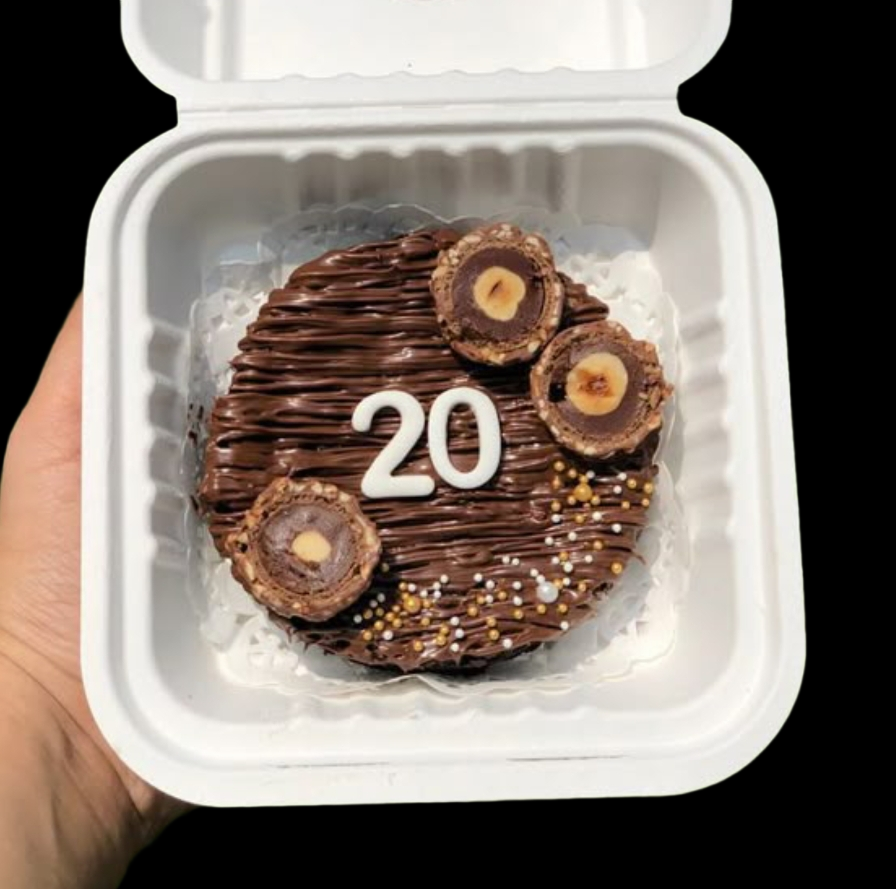
#> input picture test_bento_nobg.png, 896 x 889 px; its folder holds only this picture in this run
$ python -i upscale-normal-cakes.py   (imports and definitions only)
#> lines starting #> are read from the running program, lines starting #| are printed output that depends on the picture
import os
import sys
import cv2
import numpy as np
from PIL import Image, ImageFilter

def upscale_image_1024(input_path: str, webp_out: str, jpg_out: str):
    """
    Upscale 89x89 cake images strictly from public/PRODUCT_IMAGES/cakes/NORMAL CAKES
    to 1024x1024 with maximum clarity, edge preservation, and smooth bakery textures.
    Outputs both .webp and high-res .jpg.
    """
#> called with input_path = '../test_bento_nobg.png', webp_out = 'out.png', jpg_out = 'out1.png'
    img = cv2.imread(input_path)
#> img is the input picture: shape (889, 896, 3); mean B, G, R 113, 121.4, 133
    if img is None:
        raise ValueError(f"Could not load image: {input_path}")

    # Step 1: Smooth 89x89 blockiness using bilateral filter on source
    smooth_src = cv2.bilateralFilter(img, d=5, sigmaColor=30, sigmaSpace=30)

    # Step 2: Progressive 2-stage Lanczos4 interpolation to 1024x1024
    mid = cv2.resize(smooth_src, (256, 256), interpolation=cv2.INTER_LANCZOS4)
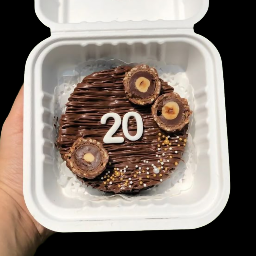
#> mid: shape (256, 256, 3); mean B, G, R 113, 121.4, 133
    mid_smooth = cv2.edgePreservingFilter(mid, flags=1, sigma_s=15, sigma_r=0.25)
    up = cv2.resize(mid_smooth, (1024, 1024), interpolation=cv2.INTER_LANCZOS4)

    # Step 3: Polish in PIL with unsharp mask for crisp cake toppings and outlines
    rgb = cv2.cvtColor(up, cv2.COLOR_BGR2RGB)
    pil_img = Image.fromarray(rgb)
    sharpened = pil_img.filter(ImageFilter.UnsharpMask(radius=1.5, percent=150, threshold=2))
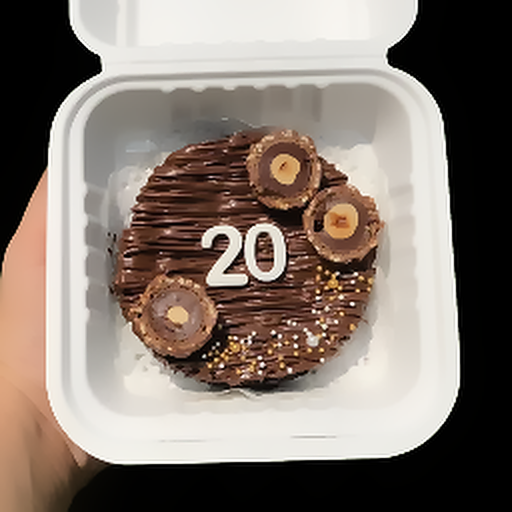
#> sharpened: PIL image 1024x1024 RGB (shown at 1/2 size); mean R, G, B 133.2, 121.6, 113.1

    # Save 1024x1024 WebP
    sharpened.save(webp_out, 'WEBP', quality=95, method=6, dpi=(72, 72))

    # Save 1024x1024 JPEG
    sharpened.save(jpg_out, 'JPEG', quality=95, dpi=(72, 72), subsampling=0)

def main():
    normal_dir = os.path.abspath(r'public/PRODUCT_IMAGES/cakes/NORMAL CAKES')

    if not os.path.exists(normal_dir):
        print(f"Error: Directory does not exist: {normal_dir}")
        sys.exit(1)

    # Only read from public/PRODUCT_IMAGES/cakes/NORMAL CAKES
    files = sorted([f for f in os.listdir(normal_dir) if f.lower().endswith('.jpg')])
    print(f"Found {len(files)} cake JPG images in {normal_dir}")

    success_count = 0
    for f in files:
        base = os.path.splitext(f)[0]
        in_path = os.path.join(normal_dir, f)
        webp_path = os.path.join(normal_dir, f"{base}.webp")
        jpg_path = os.path.join(normal_dir, f"{base}.jpg")

        try:
            upscale_image_1024(in_path, webp_path, jpg_path)
            success_count += 1
            print(f"[{success_count}/{len(files)}] Upscaled {base} -> 1024x1024 WebP & JPG")
        except Exception as e:
            print(f"[ERROR] Failed {f}: {e}")

    print(f"\n[DONE] Successfully upscaled all {success_count} cake images to 1024x1024 WebP in {normal_dir}!")

# [2 lines not run here, left out]

>>> result = upscale_image_1024('../test_bento_nobg.png', 'out.png', 'out1.png')
